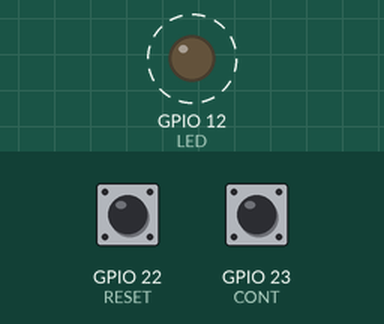
Recording of a sketch running on a simulated ESP32. Shown: output pins drawn as LEDs (lit = HIGH). Dashed ring = blinking. The inputs (shaded band) are chosen by the test bench; at power-on: GPIO 22 (RESET) HIGH, GPIO 23 (CONT) HIGH. What the sketch prints to the serial monitor is not drawn.

Above: at 0.6 s.
1.3 s: GPIO 22 (RESET) pulled LOW for 0.15 s
4.3 s: GPIO 23 (CONT) pulled LOW for 0.15 s
Timing chart, 0 to 13.3 s (numbered marks = the images above; inputs shaded):
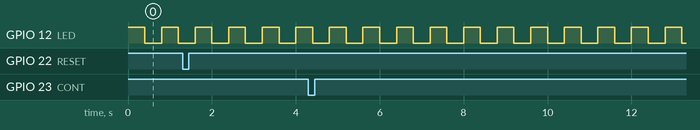

The sketch:

practica31.ino
```cpp
// Definición de pines para pulsadores
#define      CONT   23
#define      RESET  22
#define      BAUDRATE 9600
#define      LED  12
// Variables para el manejo de pulsadores

volatile unsigned long lasttime = 0;
volatile unsigned long debounceDelay = 10; // Tiempo de antirrebote

// Contador
volatile int contador = 0;

void setup() {
  // Configurar pines de entrada para pulsadores
  pinMode(CONT, INPUT_PULLUP);
  pinMode(RESET, INPUT_PULLUP);
  pinMode(LED, OUTPUT);
  // Configurar interrupciones para pulsadores
  attachInterrupt(digitalPinToInterrupt(CONT), Contador, RISING);
  attachInterrupt(digitalPinToInterrupt(RESET), reset, RISING);

  // Iniciar comunicación serial
  Serial.begin(BAUDRATE);
}

void loop() {
  // Verificar si el pulsador 1 fue presionado
  digitalWrite(LED,1);
  delay(400);
  digitalWrite(LED,0);
  delay(400);
}

// Función de interrupción para el pulsador 1
void Contador() {

  if (millis() - lasttime > debounceDelay) {
    contador++;
    lasttime = millis();
    Serial.println(contador);
  }
}

// Función de interrupción para el pulsador 2
void reset() {
  if (millis() - lasttime > debounceDelay) {
    contador=0;
    lasttime = millis();
    Serial.println("Contador reiniciado");
  }
}
```

Measured:
- by itself, GPIO 12 (LED): alternates HIGH for 0.40 s and LOW for 0.40 s
